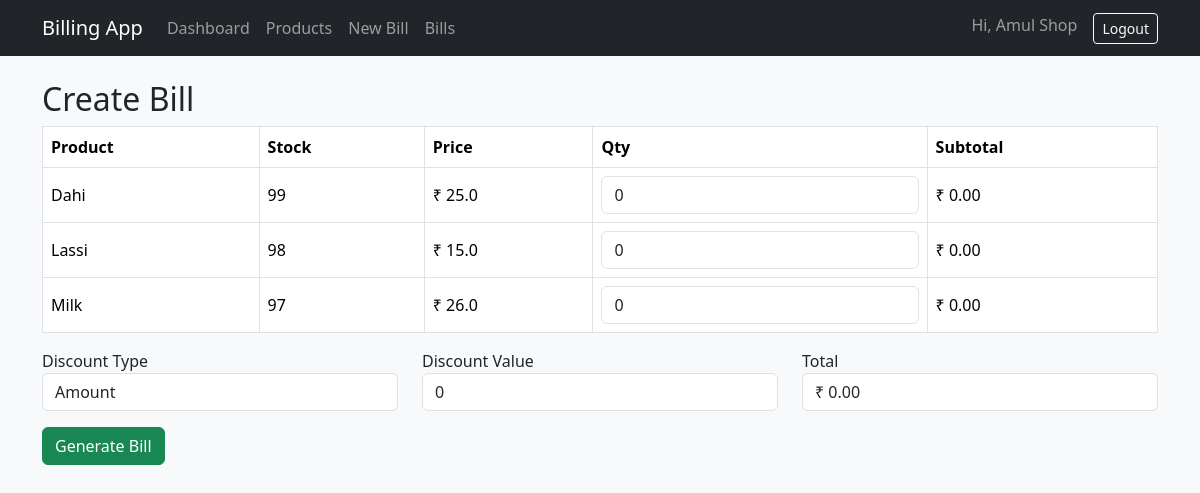
/bill/new (signed in), run on the app's committed database.
### tables this page shows
CREATE TABLE products(
        id INTEGER PRIMARY KEY AUTOINCREMENT,
        name TEXT NOT NULL,
        price REAL NOT NULL CHECK(price >= 0),
        stock INTEGER NOT NULL CHECK(stock >= 0)
    );

### app.py (the view)
@app.route("/bill/new", methods=["GET"])
@login_required
def new_bill():
    conn = get_db()
    products = conn.execute("SELECT * FROM products ORDER BY name ASC").fetchall()
    conn.close()
    return render_template("bill_new.html", products=products)

### app.py (called while the page is built)
def get_db():
    conn = sqlite3.connect(DB_PATH)
    conn.row_factory = sqlite3.Row
    return conn

def login_required(view):
    @wraps(view)
    def wrapped(*args, **kwargs):
        if "user_id" not in session:
            return redirect(url_for("login"))
        return view(*args, **kwargs)
    return wrapped

### templates/bill_new.html (shortened to what this page needs)
{% extends "base.html" %}
{% block content %}
<h2>Create Bill</h2>
<form id="billForm" method="POST" action="{{ url_for('create_bill') }}">
  <table class="table table-bordered" id="billTable">
    <thead>
      <tr>
        <th>Product</th>
        <th>Stock</th>
        <th>Price</th>
        <th>Qty</th>
        <th>Subtotal</th>
      </tr>
    </thead>
    <tbody>
      {% for product in products %}
      <tr data-price="{{ product['price'] }}">
        <td>{{ product['name'] }}</td>
        <td>{{ product['stock'] }}</td>
        <td>₹ {{ product['price'] }}</td>
        <td>
          <input type="number" class="form-control qty-input"
                 name="quantity" min="0" max="{{ product['stock'] }}" value="0">
        </td>
        <td class="subtotal">₹ 0</td>
      </tr>
      {% endfor %}
    </tbody>
  </table>
  <div class="row">
    <div class="col-md-4">
      <label>Discount Type</label>
      <select class="form-control" name="discount_type" id="discountType">
        <option value="amount">Amount</option>
      </select>
    </div>
    <div class="col-md-4">
      <label>Discount Value</label>
      <input type="number" class="form-control" name="discount" id="discount" value="0">
    </div>
    <div class="col-md-4">
      <label>Total</label>
      <input type="text" id="grandTotal" class="form-control" readonly>
    </div>
  </div>
  <button type="submit" class="btn btn-success mt-3">Generate Bill</button>
</form>
{% endblock %}

### static/style.css (style rules this page uses)
body { background-color: #f8f9fa; }
.table td, .table th { vertical-align: middle; }

### data on the page
products: name "Dahi", stock "99", price "25.0"
products: name "Lassi", stock "98", price "15.0"
products: name "Milk", stock "97", price "26.0"

### other printed values
{{ session.get('username') }} "Amul Shop"
